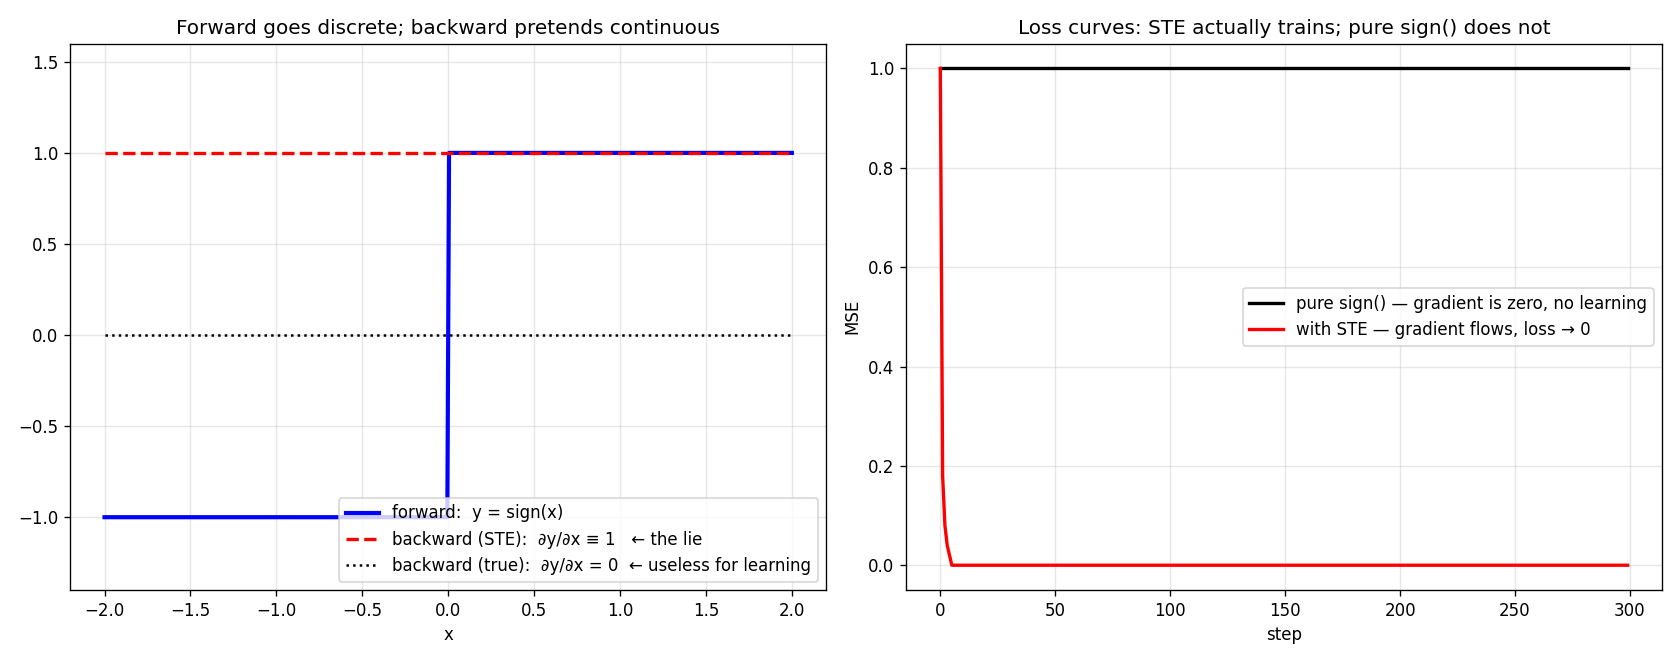

This chart was generated by the following Python code:
"""§2.0 — The Straight-Through Estimator: forward goes discrete, backward pretends continuous.

Modern DL keeps using this trick. Some operations *must* stay discrete on
the forward pass (binarization in BNNs, vector-quantization in VQ-VAE,
hard attention, sampling categorical tokens). Their true gradient is zero
almost everywhere — useless for learning. The Straight-Through Estimator
(Hinton 2012; Bengio, Léonard, Courville 2013) cheats:

    forward:    y = sign(x)              ← genuinely discrete
    backward:   ∂y/∂x  ≈  1               ← lie: pretend the forward was identity

A pedagogical "yes, we know it's wrong" hack — but empirically it works.
This is §2.0's "soften the discrete operation so gradient can flow"
played at maximum chutzpah: don't soften the forward at all, just lie on
the backward.

This script trains a tiny linear model w·x to match a sign-pattern target,
once with pure sign() (no learning — gradient is zero) and once with STE
(works fine).
"""
from pathlib import Path

import matplotlib.pyplot as plt
import torch


class BinarizeSTE(torch.autograd.Function):
    """sign(x) on forward; identity on backward (the "straight-through" lie)."""

    @staticmethod
    def forward(ctx, x):
        return torch.sign(x)

    @staticmethod
    def backward(ctx, grad_output):
        return grad_output  # pretend forward was y = x


binarize_ste = BinarizeSTE.apply


# Toy task: learn weights w so that sign(W x) matches a target sign-pattern.
torch.manual_seed(0)
X = torch.randn(200, 4)
W_true = torch.tensor([1.5, -0.7, 0.3, -1.1])
y_target = torch.sign(X @ W_true)


def train(use_ste: bool, steps: int = 300, lr: float = 0.05):
    w = torch.zeros(4, requires_grad=True)
    losses = []
    for _ in range(steps):
        pre = X @ w
        y_hat = binarize_ste(pre) if use_ste else torch.sign(pre)
        loss = ((y_hat - y_target) ** 2).mean()
        losses.append(loss.item())
        if w.grad is not None:
            w.grad.zero_()
        loss.backward()
        with torch.no_grad():
            w -= lr * w.grad
    return losses, w.detach()


losses_naive, w_naive = train(use_ste=False)
losses_ste, w_ste = train(use_ste=True)
print(f"true w     : {W_true.tolist()}")
print(f"learned (naive sign)   : {w_naive.tolist()}      ← never moved (zero gradient)")
print(f"learned (with STE)     : {w_ste.tolist()}    ← matches direction of true w")

# Visualization: forward function vs. the "as-if-identity" backward gradient,
# plus the loss curves with and without STE.
fig, axes = plt.subplots(1, 2, figsize=(14, 5.5))

ax = axes[0]
xs = torch.linspace(-2, 2, 400)
ax.plot(xs, torch.sign(xs), "b-", lw=2.5, label="forward:  y = sign(x)")
ax.plot(xs, torch.ones_like(xs), "r--", lw=2,
        label="backward (STE):  ∂y/∂x ≡ 1   ← the lie")
ax.plot(xs, torch.zeros_like(xs), "k:", lw=1.5,
        label="backward (true):  ∂y/∂x = 0  ← useless for learning")
ax.set_title("Forward goes discrete; backward pretends continuous")
ax.legend(loc="lower right")
ax.grid(alpha=0.3)
ax.set_xlabel("x")
ax.set_ylim(-1.4, 1.6)

ax = axes[1]
ax.plot(losses_naive, "k-", lw=2, label="pure sign() — gradient is zero, no learning")
ax.plot(losses_ste, "r-", lw=2, label="with STE — gradient flows, loss → 0")
ax.set_title("Loss curves: STE actually trains; pure sign() does not")
ax.set_xlabel("step")
ax.set_ylabel("MSE")
ax.legend()
ax.grid(alpha=0.3)

plt.tight_layout()
out = Path(__file__).with_suffix(".png")
plt.savefig(out, dpi=120)
print(f"Saved: {out}")
